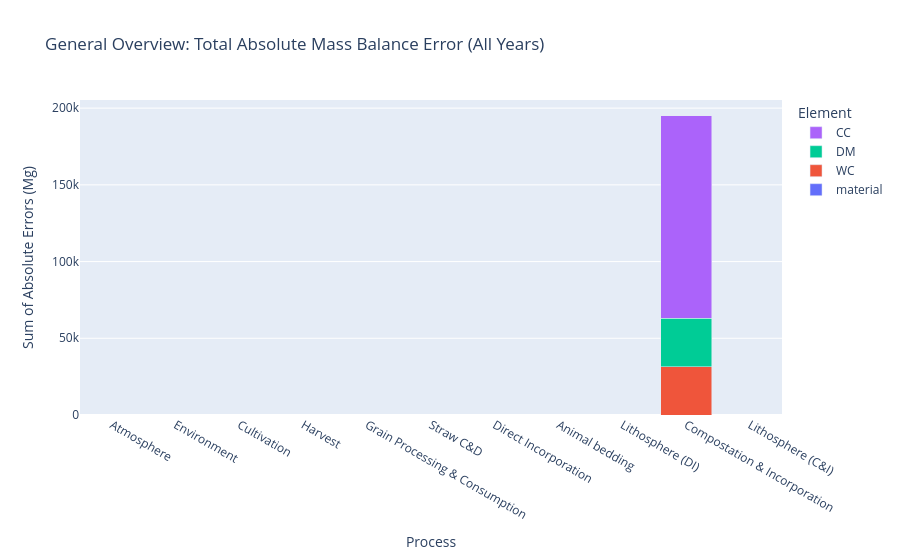

The code cell stored with this chart in its notebook:
### Markdown cell above
## 2.3 Mass Balance Validation

### Code cell
print("\n" + "="*60)
print("⚖️ MASS BALANCE VERIFICATION (BASELINE)")
print("="*60)
plotting.plot_total_mass_balance_error(mfa_results_baseline)
plotting.plot_optimized_mass_balance_error(mfa_results_baseline)

### Figure 1 — Plotly figure (JSON) as saved in the notebook; plotly's stock layout.template omitted (floating-point values rounded to 4 significant figures)
{"data": [{"name": "material", "type": "bar", "x": ["Atmosphere", "Environment", "Cultivation", "Harvest", "Grain Processing & Consumption", "Straw C&D", "Direct Incorporation", "Animal bedding", "Lithosphere (DI)", "Compostation & Incorporation", "Lithosphere (C&I)"], "y": [0, 0, 0, 0, 5.821e-10, 6.985e-10, 0, 2.328e-10, 0, 0, 0]}, {"name": "WC", "type": "bar", "x": ["Atmosphere", "Environment", "Cultivation", "Harvest", "Grain Processing & Consumption", "Straw C&D", "Direct Incorporation", "Animal bedding", "Lithosphere (DI)", "Compostation & Incorporation", "Lithosphere (C&I)"], "y": [0, 0, 0.01074, 8.731e-11, 0.00343, 8.004e-11, 0, 0.0009495, 0, 31490.0, 0]}, {"name": "DM", "type": "bar", "x": ["Atmosphere", "Environment", "Cultivation", "Harvest", "Grain Processing & Consumption", "Straw C&D", "Direct Incorporation", "Animal bedding", "Lithosphere (DI)", "Compostation & Incorporation", "Lithosphere (C&I)"], "y": [0, 0, 0.01074, 3.492e-10, 0.00343, 6.985e-10, 0, 0.0009495, 0, 31490.0, 0]}, {"name": "CC", "type": "bar", "x": ["Atmosphere", "Environment", "Cultivation", "Harvest", "Grain Processing & Consumption", "Straw C&D", "Direct Incorporation", "Animal bedding", "Lithosphere (DI)", "Compostation & Incorporation", "Lithosphere (C&I)"], "y": [0, 0, 0.03525, 1.746e-10, 0, 4.075e-10, 0, 0, 0, 132100.0, 0]}], "layout": {"barmode": "stack", "legend": {"title": {"text": "Element"}}, "title": {"text": "General Overview: Total Absolute Mass Balance Error (All Years)"}, "xaxis": {"title": {"text": "Process"}}, "yaxis": {"title": {"text": "Sum of Absolute Errors (Mg)"}}}}
